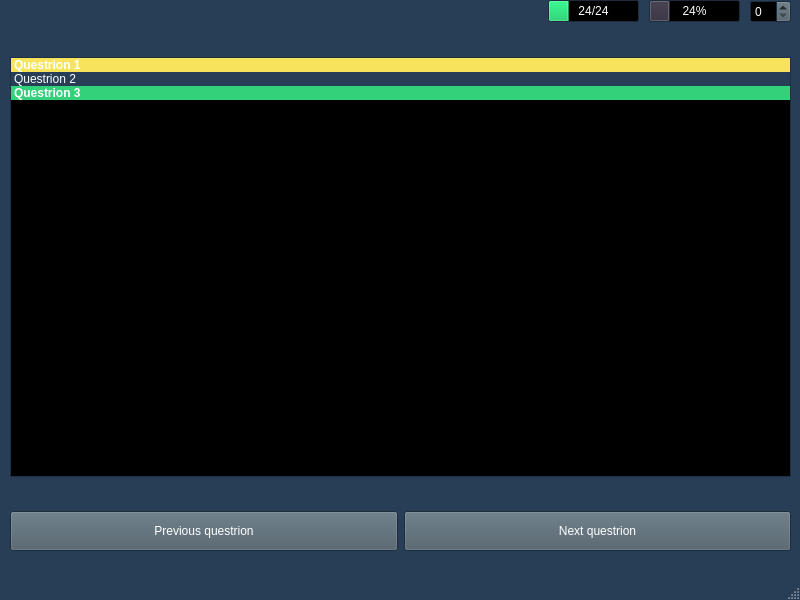
<?xml version="1.0" encoding="UTF-8"?>
<ui version="4.0">
 <class>MainWindow</class>
 <widget class="QMainWindow" name="MainWindow">
  <property name="geometry">
   <rect>
    <x>0</x>
    <y>0</y>
    <width>800</width>
    <height>600</height>
   </rect>
  </property>
  <property name="palette">
   <palette>
    <active>
     <colorrole role="Button">
      <brush brushstyle="SolidPattern">
       <color alpha="255">
        <red>75</red>
        <green>92</green>
        <blue>103</blue>
       </color>
      </brush>
     </colorrole>
     <colorrole role="Dark">
      <brush brushstyle="SolidPattern">
       <color alpha="255">
        <red>0</red>
        <green>0</green>
        <blue>0</blue>
       </color>
      </brush>
     </colorrole>
     <colorrole role="Mid">
      <brush brushstyle="SolidPattern">
       <color alpha="255">
        <red>255</red>
        <green>255</green>
        <blue>255</blue>
       </color>
      </brush>
     </colorrole>
     <colorrole role="Text">
      <brush brushstyle="SolidPattern">
       <color alpha="255">
        <red>255</red>
        <green>255</green>
        <blue>255</blue>
       </color>
      </brush>
     </colorrole>
     <colorrole role="ButtonText">
      <brush brushstyle="SolidPattern">
       <color alpha="255">
        <red>255</red>
        <green>255</green>
        <blue>255</blue>
       </color>
      </brush>
     </colorrole>
     <colorrole role="Base">
      <brush brushstyle="SolidPattern">
       <color alpha="255">
        <red>0</red>
        <green>0</green>
        <blue>0</blue>
       </color>
      </brush>
     </colorrole>
     <colorrole role="Window">
      <brush brushstyle="SolidPattern">
       <color alpha="255">
        <red>40</red>
        <green>62</green>
        <blue>86</blue>
       </color>
      </brush>
     </colorrole>
     <colorrole role="Highlight">
      <brush brushstyle="SolidPattern">
       <color alpha="255">
        <red>61</red>
        <green>56</green>
        <blue>70</blue>
       </color>
      </brush>
     </colorrole>
    </active>
    <inactive>
     <colorrole role="Button">
      <brush brushstyle="SolidPattern">
       <color alpha="255">
        <red>75</red>
        <green>92</green>
        <blue>103</blue>
       </color>
      </brush>
     </colorrole>
     <colorrole role="Dark">
      <brush brushstyle="SolidPattern">
       <color alpha="255">
        <red>0</red>
        <green>0</green>
        <blue>0</blue>
       </color>
      </brush>
     </colorrole>
     <colorrole role="Mid">
      <brush brushstyle="SolidPattern">
       <color alpha="255">
        <red>255</red>
        <green>255</green>
        <blue>255</blue>
       </color>
      </brush>
     </colorrole>
     <colorrole role="Text">
      <brush brushstyle="SolidPattern">
       <color alpha="255">
        <red>255</red>
        <green>255</green>
        <blue>255</blue>
       </color>
      </brush>
     </colorrole>
     <colorrole role="ButtonText">
      <brush brushstyle="SolidPattern">
       <color alpha="255">
        <red>255</red>
        <green>255</green>
        <blue>255</blue>
       </color>
      </brush>
     </colorrole>
     <colorrole role="Base">
      <brush brushstyle="SolidPattern">
       <color alpha="255">
        <red>0</red>
        <green>0</green>
        <blue>0</blue>
       </color>
      </brush>
     </colorrole>
     <colorrole role="Window">
      <brush brushstyle="SolidPattern">
       <color alpha="255">
        <red>40</red>
        <green>62</green>
        <blue>86</blue>
       </color>
      </brush>
     </colorrole>
     <colorrole role="Highlight">
      <brush brushstyle="SolidPattern">
       <color alpha="255">
        <red>61</red>
        <green>56</green>
        <blue>70</blue>
       </color>
      </brush>
     </colorrole>
    </inactive>
    <disabled>
     <colorrole role="WindowText">
      <brush brushstyle="SolidPattern">
       <color alpha="255">
        <red>0</red>
        <green>0</green>
        <blue>0</blue>
       </color>
      </brush>
     </colorrole>
     <colorrole role="Button">
      <brush brushstyle="SolidPattern">
       <color alpha="255">
        <red>75</red>
        <green>92</green>
        <blue>103</blue>
       </color>
      </brush>
     </colorrole>
     <colorrole role="Dark">
      <brush brushstyle="SolidPattern">
       <color alpha="255">
        <red>0</red>
        <green>0</green>
        <blue>0</blue>
       </color>
      </brush>
     </colorrole>
     <colorrole role="Mid">
      <brush brushstyle="SolidPattern">
       <color alpha="255">
        <red>255</red>
        <green>255</green>
        <blue>255</blue>
       </color>
      </brush>
     </colorrole>
     <colorrole role="Text">
      <brush brushstyle="SolidPattern">
       <color alpha="255">
        <red>0</red>
        <green>0</green>
        <blue>0</blue>
       </color>
      </brush>
     </colorrole>
     <colorrole role="ButtonText">
      <brush brushstyle="SolidPattern">
       <color alpha="255">
        <red>0</red>
        <green>0</green>
        <blue>0</blue>
       </color>
      </brush>
     </colorrole>
     <colorrole role="Base">
      <brush brushstyle="SolidPattern">
       <color alpha="255">
        <red>40</red>
        <green>62</green>
        <blue>86</blue>
       </color>
      </brush>
     </colorrole>
     <colorrole role="Window">
      <brush brushstyle="SolidPattern">
       <color alpha="255">
        <red>40</red>
        <green>62</green>
        <blue>86</blue>
       </color>
      </brush>
     </colorrole>
    </disabled>
   </palette>
  </property>
  <property name="windowTitle">
   <string>MainWindow</string>
  </property>
  <widget class="QWidget" name="centralwidget">
   <widget class="QWidget" name="gridLayoutWidget">
    <property name="geometry">
     <rect>
      <x>10</x>
      <y>0</y>
      <width>781</width>
      <height>551</height>
     </rect>
    </property>
    <layout class="QGridLayout" name="gridLayout" rowstretch="1,1,15,1,2">
     <item row="2" column="0">
      <widget class="QListWidget" name="listWidget">
       <property name="spacing">
        <number>6</number>
       </property>
       <property name="viewMode">
        <enum>QListView::ViewMode::ListMode</enum>
       </property>
       <property name="selectionRectVisible">
        <bool>true</bool>
       </property>
       <item>
        <property name="text">
         <string>Questrion 1</string>
        </property>
        <property name="font">
         <font>
          <bold>true</bold>
         </font>
        </property>
        <property name="background">
         <brush brushstyle="SolidPattern">
          <color alpha="255">
           <red>248</red>
           <green>228</green>
           <blue>92</blue>
          </color>
         </brush>
        </property>
        <property name="foreground">
         <brush brushstyle="NoBrush">
          <color alpha="255">
           <red>77</red>
           <green>70</green>
           <blue>7</blue>
          </color>
         </brush>
        </property>
       </item>
       <item>
        <property name="text">
         <string>Questrion 2</string>
        </property>
        <property name="background">
         <brush brushstyle="SolidPattern">
          <color alpha="255">
           <red>40</red>
           <green>62</green>
           <blue>86</blue>
          </color>
         </brush>
        </property>
        <property name="foreground">
         <brush brushstyle="NoBrush">
          <color alpha="255">
           <red>224</red>
           <green>27</green>
           <blue>36</blue>
          </color>
         </brush>
        </property>
       </item>
       <item>
        <property name="text">
         <string>Questrion 3</string>
        </property>
        <property name="font">
         <font>
          <bold>true</bold>
         </font>
        </property>
        <property name="background">
         <brush brushstyle="SolidPattern">
          <color alpha="255">
           <red>51</red>
           <green>209</green>
           <blue>122</blue>
          </color>
         </brush>
        </property>
        <property name="foreground">
         <brush brushstyle="NoBrush">
          <color alpha="255">
           <red>5</red>
           <green>44</green>
           <blue>2</blue>
          </color>
         </brush>
        </property>
       </item>
      </widget>
     </item>
     <item row="0" column="0">
      <layout class="QHBoxLayout" name="horizontalLayout" stretch="115,3,3,1">
       <property name="spacing">
        <number>10</number>
       </property>
       <item>
        <spacer name="horizontalSpacer">
         <property name="orientation">
          <enum>Qt::Orientation::Horizontal</enum>
         </property>
         <property name="sizeHint" stdset="0">
          <size>
           <width>40</width>
           <height>20</height>
          </size>
         </property>
        </spacer>
       </item>
       <item>
        <widget class="QProgressBar" name="progressBar">
         <property name="palette">
          <palette>
           <active>
            <colorrole role="Highlight">
             <brush brushstyle="SolidPattern">
              <color alpha="255">
               <red>51</red>
               <green>209</green>
               <blue>122</blue>
              </color>
             </brush>
            </colorrole>
           </active>
           <inactive>
            <colorrole role="Highlight">
             <brush brushstyle="SolidPattern">
              <color alpha="255">
               <red>51</red>
               <green>209</green>
               <blue>122</blue>
              </color>
             </brush>
            </colorrole>
           </inactive>
           <disabled/>
          </palette>
         </property>
         <property name="value">
          <number>24</number>
         </property>
         <property name="textVisible">
          <bool>true</bool>
         </property>
         <property name="textDirection">
          <enum>QProgressBar::Direction::TopToBottom</enum>
         </property>
         <property name="format">
          <string>%p/%p</string>
         </property>
        </widget>
       </item>
       <item>
        <widget class="QProgressBar" name="progressBar_2">
         <property name="value">
          <number>24</number>
         </property>
        </widget>
       </item>
       <item>
        <widget class="QSpinBox" name="spinBox"/>
       </item>
      </layout>
     </item>
     <item row="4" column="0">
      <layout class="QHBoxLayout" name="horizontalLayout_2">
       <item>
        <widget class="QPushButton" name="pushButton">
         <property name="minimumSize">
          <size>
           <width>0</width>
           <height>40</height>
          </size>
         </property>
         <property name="text">
          <string>Previous questrion</string>
         </property>
        </widget>
       </item>
       <item>
        <widget class="QPushButton" name="pushButton_3">
         <property name="minimumSize">
          <size>
           <width>0</width>
           <height>40</height>
          </size>
         </property>
         <property name="text">
          <string>Next questrion</string>
         </property>
        </widget>
       </item>
      </layout>
     </item>
     <item row="3" column="0">
      <spacer name="verticalSpacer">
       <property name="orientation">
        <enum>Qt::Orientation::Vertical</enum>
       </property>
       <property name="sizeHint" stdset="0">
        <size>
         <width>20</width>
         <height>40</height>
        </size>
       </property>
      </spacer>
     </item>
     <item row="1" column="0">
      <spacer name="verticalSpacer_2">
       <property name="orientation">
        <enum>Qt::Orientation::Vertical</enum>
       </property>
       <property name="sizeHint" stdset="0">
        <size>
         <width>20</width>
         <height>40</height>
        </size>
       </property>
      </spacer>
     </item>
    </layout>
   </widget>
  </widget>
  <widget class="QMenuBar" name="menubar">
   <property name="geometry">
    <rect>
     <x>0</x>
     <y>0</y>
     <width>800</width>
     <height>23</height>
    </rect>
   </property>
  </widget>
  <widget class="QStatusBar" name="statusbar"/>
 </widget>
 <resources/>
 <connections/>
</ui>
